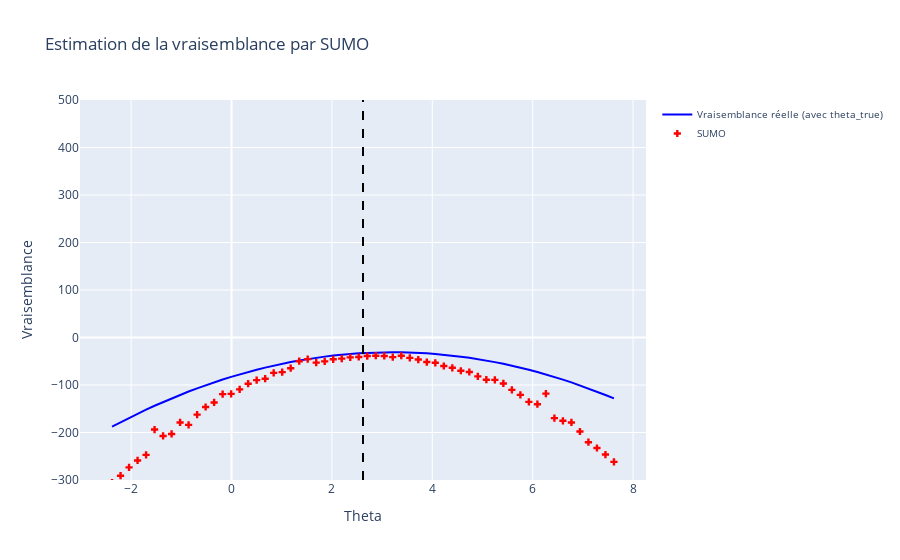

The code cell stored with this chart in its notebook:
### Code cell
#On remarque c'est beaucoup plus long en important depuis le .py 
Code.plot_likelihood(r, x, noised_A, noised_b, theta_true, n_simulations, "ML_SS")
